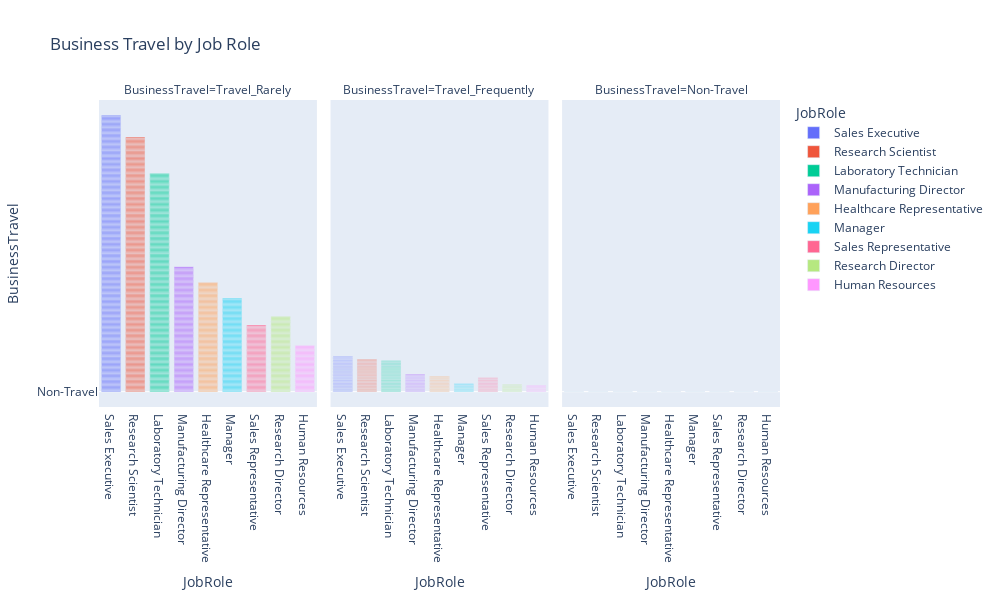

The notebook cell this image was saved under:
### Code cell
px.bar(df,x='JobRole', y='BusinessTravel',facet_col='BusinessTravel',color='JobRole', 
       title='Business Travel by Job Role',
       width=1000,height=600)
